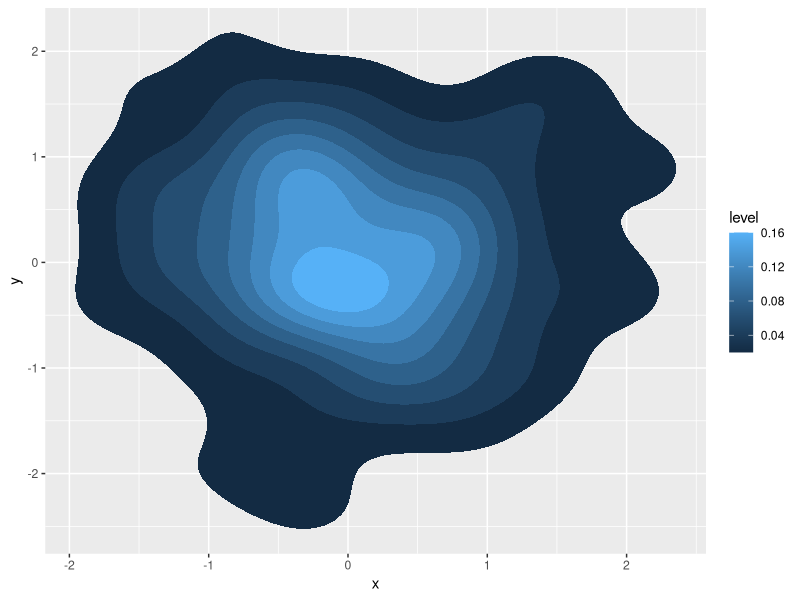
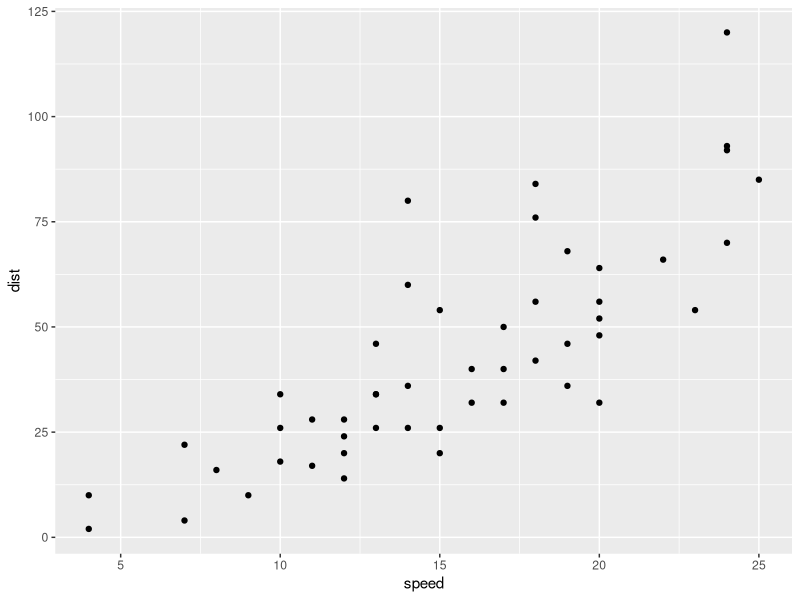
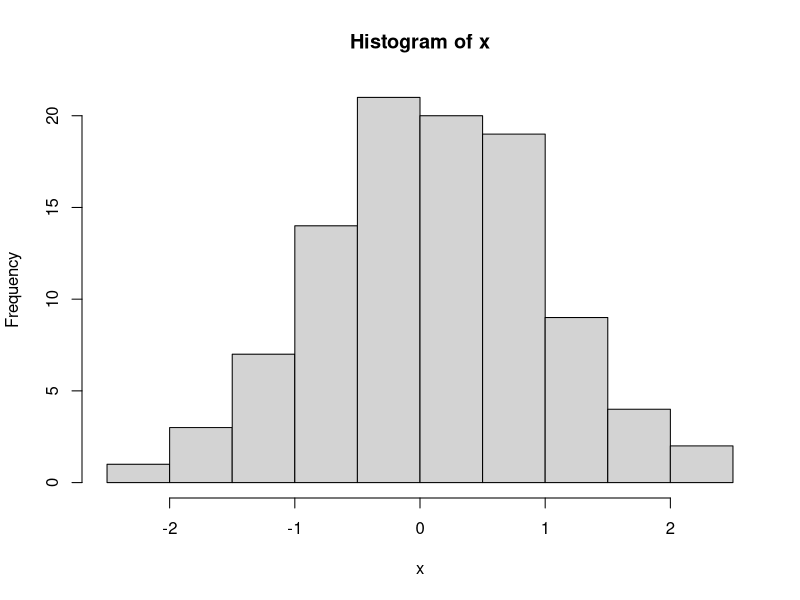
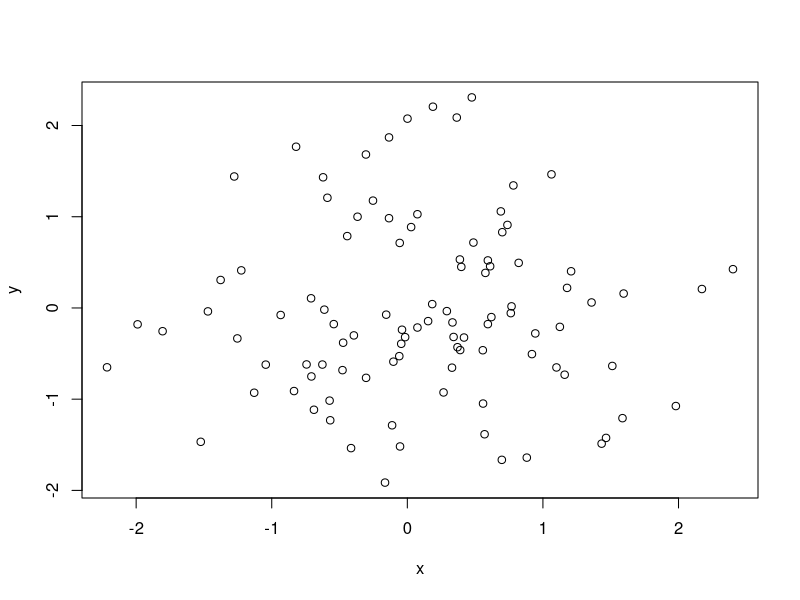
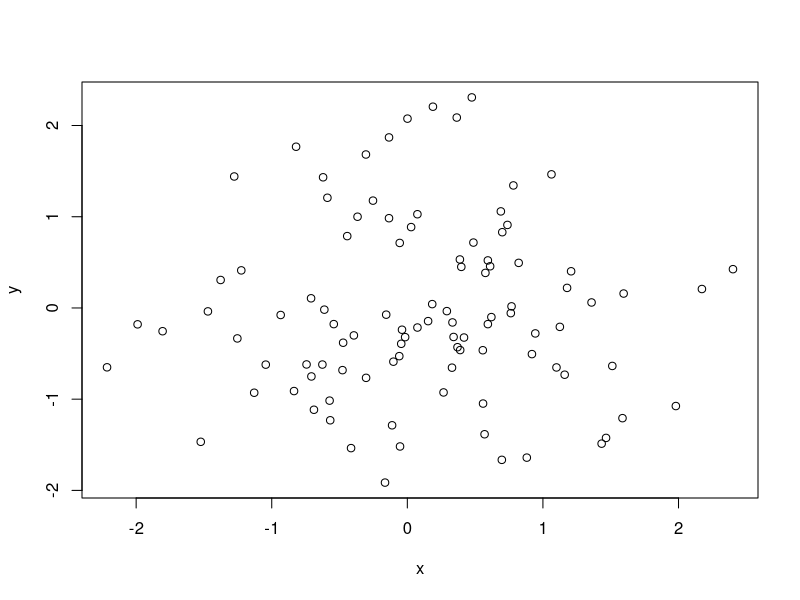

The R script that drew these images, in order:
## ---- chunk 1
library(ggplot2)

# Data
set.seed(1)
df <- data.frame(x = rnorm(200), y = rnorm(200))

ggplot(df, aes(x = x, y = y, fill = ..level..)) +
  stat_density_2d(geom = "polygon")
## ---- chunk 2
ggplot(cars, aes(x = speed, y = dist)) +
    geom_point()
## ---- chunk 3
set.seed(1)
x <- rnorm(100)
## ---- chunk 4
hist(x)
## ---- chunk 5
y <- rnorm(100)
plot(x, y)
## ---- chunk 6
plot(x, y)
